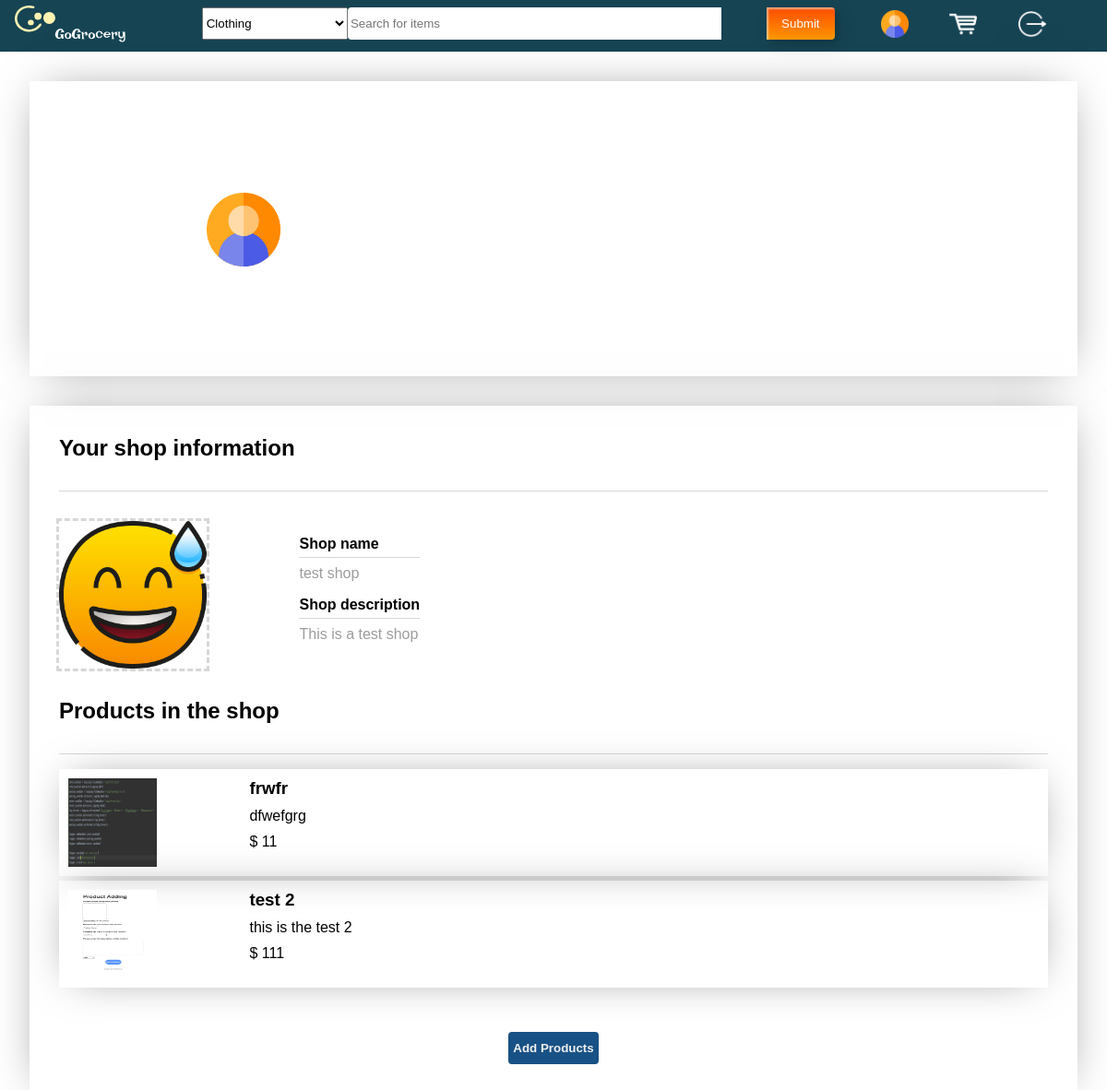
The page /profile/ (signed in) on the database its author committed.
### models.py (models this page shows)
class Shop(db.Model):
    __tablename__ = 'shop'
    id = db.Column(db.Integer, primary_key=True, autoincrement=True)
    name = db.Column(db.CHAR(200), nullable=False, unique=True)
    logo_address = db.Column(db.TEXT, nullable=False)
    description = db.Column(db.TEXT, nullable=False)
    user_id = db.Column(db.Integer, db.ForeignKey('user.id'))
    user = db.relationship('Customer', backref='shop')

class Product(db.Model):
    __tablename__ = 'product'
    id = db.Column(db.Integer, primary_key=True, autoincrement=True)
    price = db.Column(db.Integer, nullable=False)
    name = db.Column(db.CHAR(200), nullable=False)
    description = db.Column(db.Text, nullable=False)
    tag = db.Column(db.CHAR(200), nullable=False)
    picture_address = db.Column(db.TEXT(2000), nullable=False)
    shop_id = db.Column(db.Integer, db.ForeignKey('shop.id'))
    shop = db.relationship('Shop', backref='products')

### blueprint/profile_blueprint.py (the view, shortened to what this page needs)
@profile_bp.route("/", methods=["GET", "POST"])
def index():
    searchForm = SearchForm()
    if "email" in session:
        email = session["email"]
        user = Customer.query.filter_by(email=email).first()
        shop_register_form = ShopRegisterForm()
        new_product_form = NewProductForm()
        if user.shop:
            return render_template('profile.html', user=user, form=shop_register_form, form1=new_product_form, shop=user.shop[0], searchForm=searchForm)
        else:
            return render_template('profile.html', user=user, form=shop_register_form, form1=new_product_form, shop=None, searchForm=searchForm)
    return redirect(url_for("login"))

### forms.py
class SearchForm(FlaskForm):
    product_name = StringField(validators=[Length(min=1, max=200, message="no more than 200 characters")])
    submit = SubmitField()

class ShopRegisterForm(FlaskForm):
    logo = FileField(validators=[InputRequired(message="shop logo can't be empty"), FileAllowed(['jpg', 'png'])])
    shop_name = StringField(validators=[InputRequired(message="shop name can't be empty"), Length(min=3, max=100)])
    description = TextAreaField(validators=[InputRequired(message="shop description can't be empty")])

### templates/profile.html (shortened to what this page needs)
{% extends "MainpageBase.html" %}
{% block csslink %}
    <link rel="stylesheet" href="../static/css/profilePage.css">
{% endblock %}
{% block body %}
    <div class="profileInfo">
        <div class="personalInfoCard">
            <div class="profile-left-pic">
                <img id="profile-pic" src="../static/images/profile-login.jpg" />
            </div>
        </div>
    </div>
    <div class="shop-info-area">
        <div class="shop-info-frame">
            <div class="shop-header-info">
                <h2>Your shop information</h2>
                <div class="separation-line"></div>
                {% if shop == None %}
                <div class="shop-registration-notice-frame">
                    <div class="notice-frame">
                        <div class="assistant-notice">
                            <img src="../static/images/assistant.svg">
                        </div>
                        <div class="registration-info-notice">
                            <h4>You haven't registered a shop. Want to register a new shop?</h4>
                            <div class="profile-btn-area">
                                <button type="button" class="shop-register-btn" id="shop-register">Register Shop</button>
                            </div>
                        </div>
                    </div>
                </div>
                {% else %}
                <div class="shop-detailed-info">
                    <div class="shop-pic-present-frame">
                        <img src="{{ url_for("static", filename='shop_logo/' + shop.logo_address) }}"/>
                    </div>
                    <div class="shop-detail-present-frame">
                        <div class="shop-detail-info-piece">
                            <h4>Shop name</h4>
                            <div class="separation-line-label"></div>
                            <div class="shop-info-content">
                                <p>
                                    {{ shop.name }}
                                </p>
                            </div>
                        </div>
                        <div class="shop-detail-info-piece">
                            <h4>Shop description</h4>
                            <div class="separation-line-label"></div>
                            <div class="shop-info-content">
                                <p>
                                    {{ shop.description }}
                                </p>
                            </div>
                        </div>
                    </div>
                </div>
                <h2>Products in the shop</h2>
                <div class="separation-line"></div>
                <div class="shop-products-frame">
                    <ul class="products-list">
                        {% for product in shop.products %}
                        <li class="product-item">
                            <div class="product-pic-frame">
                                <a href="/product?id={{ product.id }}">
                                <img class="product-pic-frame" src="{{ url_for("static", filename='product_img/' + product.picture_address) }}"/>
                                </a>
                            </div>
                            <div class="product-info-frame">
                                <h3>{{ product.name }}</h3>
                                <div class="product-description">
                                    <p>
                                        {{ product.description }}
                                    </p>
                                </div>
                                <div class="product-unit-price">
                                    <p>
                                        $ {{ product.price }}
                                    </p>
                                </div>
                            </div>
                        </li>
                        {% endfor %}
                    </ul>
                </div>
                <div class="products-adding-area">
                    <button type="button" class="shop-register-btn" id="products-add">Add Products</button>
                </div>
                {% endif %}
            </div>
        </div>
    </div>
{% endblock %}

### static/css/MainpageBase_style.css (style rules this page uses)
#search { background-color: #FFFFFF; border-radius: 4px 0 0 4px; height: 35px; width: 100%; border-style: none; padding-left: 3px; padding-right: 6px; transition: all 0.3s ease; }
.custom-btn { color: #fff; background: transparent; cursor: pointer; transition: all 0.3s ease; position: relative; display: inline-block; box-shadow:inset 2px 2px 2px 0 rgba(255,255,255,.5), 7px 7px 20px 0 rgba(0,0,0,.1), 4px 4px 5px 0 rgba(0,0,0,.1); outline: none; }
#searchBtn { margin-left: 6px; width: 100%; height: 35px; background: linear-gradient(0deg, rgba(255,151,0,1) 0%, rgba(251,75,2,1) 100%); padding: 0; border-radius: 0 4px 4px 0; border-style: none; }
#searchBtn:before, #searchBtn:after { position: absolute; content: ""; right: 0; bottom: 0; background: rgba(251,75,2,1); transition: all 0.3s ease; }
#searchBtn:before { width: 3px; }
#searchBtn:after { height: 3px; }
a { cursor: pointer; transition: all 0.3s ease; position: relative; display: inline-block; }
a:before, a:after { position: absolute; content: ""; right: -5px; bottom: -5px; background: rgb(255, 255, 255); transition: all 0.3s ease; }
a:before { height: 0%; width: 3px; }
a:after { width: 0%; height: 3px; }

### static/css/profilePage.css (style rules this page uses)
body { font-family: sans-serif; }
.personalInfoCard { height: 20rem; margin: 2rem; font-size: 1rem; text-decoration: none; overflow: hidden; box-shadow: 0 0 3rem -1rem rgba(0,0,0,0.5); }
.profile-left-pic { padding-left: 12rem; margin-right: 10rem; display: inline-block; text-align: center; line-height: 20rem; vertical-align: top; }
#profile-pic { width: 5rem; height: 5rem; vertical-align: middle; }
.shop-register-btn { height: 35px; font-weight: bold; background: #185185; padding: 5px; color: #f0f0f0; border-radius: 4px 4px 4px 4px; border-style: none; cursor: pointer; transition: all 0.3s ease; }
.shop-info-frame { margin: 2rem; padding: 2rem; font-size: 1rem; text-decoration: none; overflow: hidden; box-shadow: 0 0 3rem -1rem rgba(0,0,0,0.5); }
.separation-line { margin-top: 2rem; height: 1px; width: 100%; background-color: #d7d7d7; }
.shop-detailed-info { margin-top: 2rem; margin-bottom: 2rem; }
.shop-pic-present-frame { vertical-align: top; display: inline-block; margin-right: 3rem; width: 10rem; height: 10rem; outline: #d7d7d7 dashed; }
.shop-pic-present-frame img { width: 100%; height: 100%; }
.shop-detail-present-frame { vertical-align: top; display: inline-block; margin-left: 3rem; }
.shop-detail-info-piece { margin: 1rem 0; }
.shop-info-content { color: #9c9c9c; margin: 8px 0; }
.separation-line-label { margin: 5px 0; height: 1px; width: 100%; background-color: #d7d7d7; }
.products-list { width: 100%; display: block; margin: 1rem 0; padding: 0; list-style: none; }
.product-item { padding: 10px; margin: 5px 0; font-size: 1rem; text-decoration: none; overflow: hidden; box-shadow: 0 0 3rem -1rem rgba(0,0,0,0.5); transition: transform 0.1s ease-in-out, box-shadow 0.1s; }
.product-pic-frame { width: 6rem; height: 6rem; display: inline-block; vertical-align: top; margin-right: 3rem; }
.product-info-frame { display: inline-block; vertical-align: top; margin-left: 3rem; }
.product-description { margin: 10px 0; }
.product-unit-price { display: inline-block; vertical-align: bottom; }
.products-adding-area { margin-top: 3rem; text-align: center; }

### templates/MainpageBase.html (style rules this page uses)
* { margin: 0; padding: 0; }
body { width: 100%; }

### rows shown on the page
Shop: logo_address (picture), name "test shop", description "This is a test shop"
Product: picture_address (picture), name "frwfr", description "dfwefgrg", price "11"
Product: picture_address (picture), name "test 2", description "this is the test 2", price "111"
